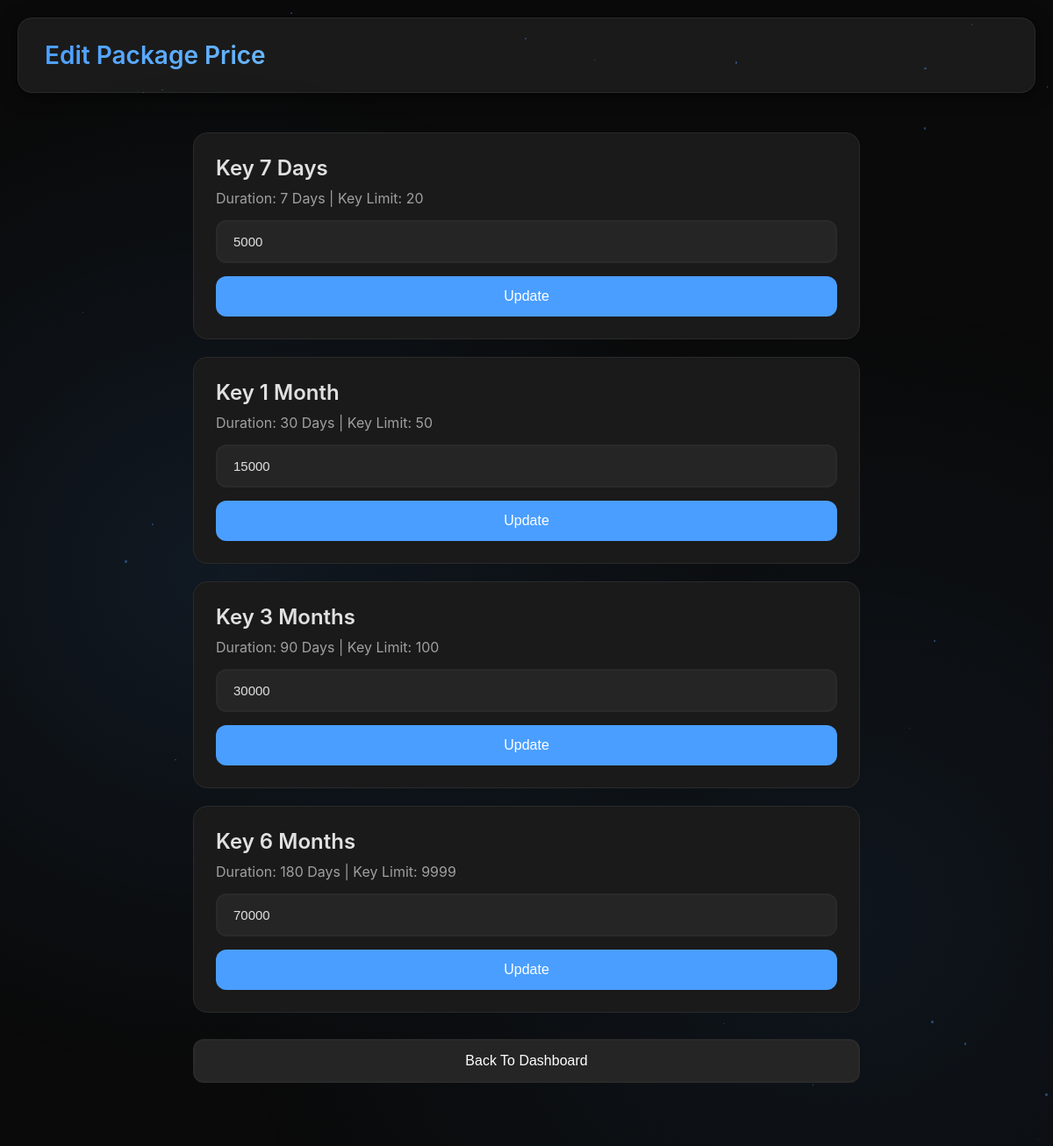
The page /edit_plans.php (signed in) on the database its author committed.
### tables this page shows
CREATE TABLE plans (
        id INTEGER PRIMARY KEY AUTOINCREMENT,
        name TEXT NOT NULL,
        duration INTEGER NOT NULL,
        price INTEGER NOT NULL,
        key_limit INTEGER NOT NULL
    );

### admin.php (called while the page is built, shortened)
<?php
function getPlans() {
    $db = getDb();
    $stmt = $db->query('SELECT * FROM plans ORDER BY duration ASC');
    return $stmt->fetchAll(PDO::FETCH_ASSOC);
}
?>

### edit_plans.php (the view, shortened to what this page needs)
<?php
require_once 'admin.php';
$plans = getPlans();
?>
<!DOCTYPE html>
<html>
<head>
    <link rel="stylesheet" href="style.css">
</head>
<body class="dashboard-body">
    <div class="particles"></div>
    <div class="header">
        <h1>Edit Package Price</h1>
    </div>
    <div class="container" style="max-width: 800px; margin: 20px auto;">
        <?php foreach ($plans as $plan): ?>
        <div class="plan-edit-card">
            <h2><?= htmlspecialchars($plan['name']) ?></h2>
            <p>Duration: <?= $plan['duration'] ?> Days | Key Limit: <?= $plan['key_limit'] ?></p>
            <form method="POST">
                <input type="number" name="price" value="<?= $plan['price'] ?>" placeholder="Price (VNĐ)" required>
                <button type="submit" class="btn">Update</button>
            </form>
        </div>
        <?php endforeach; ?>
        <button onclick="location.href='dashboard.php'" class="btn btn-secondary" style="width: 100%; margin-top: 10px;">Back To Dashboard</button>
    </div>
</body>
</html>

### style.css (style rules this page uses)
* { margin: 0; padding: 0; box-sizing: border-box; }
:root { --bg-dark: #0a0a0a; --bg-card: #1a1a1a; --bg-hover: #252525; --text-primary: #e0e0e0; --text-secondary: #a0a0a0; --accent: #4a9eff; --accent-hover: #3a8eef; --success: #4caf50; --danger: #f44336; --border: #2a2a2a; }
body { font-family: -apple-system, BlinkMacSystemFont, 'Segoe UI', Roboto, 'Helvetica Neue', Arial, sans-serif; background: var(--bg-dark); color: var(--text-primary); min-height: 100vh; display: flex; justify-content: center; align-items: center; position: relative; overflow-x: hidden; }
.dashboard-body { display: block; padding: 20px; align-items: flex-start; }
.particles { position: fixed; top: 0; left: 0; width: 100%; height: 100%; pointer-events: none; z-index: 0; background: radial-gradient(circle at 20% 50%, rgba(74, 158, 255, 0.1) 0%, transparent 50%), radial-gradient(circle at 80% 80%, rgba(74, 158, 255, 0.08) 0%, transparent 50%); animation: particleMove 20s ease-in-out infinite; }
.container { position: relative; z-index: 1; width: 100%; max-width: 450px; padding: 20px; }
h1 { font-size: 32px; font-weight: 600; margin-bottom: 30px; text-align: center; background: linear-gradient(135deg, var(--accent), #6ab7ff); -webkit-background-clip: text; -webkit-text-fill-color: transparent; background-clip: text; }
h2 { font-size: 24px; font-weight: 600; margin-bottom: 25px; color: var(--text-primary); }
input[type="email"], input[type="password"], input[type="text"], input[type="number"], select { width: 100%; padding: 14px 18px; margin: 12px 0; background: var(--bg-hover); border: 2px solid var(--border); border-radius: 12px; color: var(--text-primary); font-size: 15px; transition: all 0.3s cubic-bezier(0.4, 0, 0.2, 1); outline: none; }
.btn { width: 100%; padding: 14px; margin: 12px 0; background: var(--accent); color: white; border: none; border-radius: 12px; font-size: 16px; font-weight: 500; cursor: pointer; transition: all 0.3s cubic-bezier(0.4, 0, 0.2, 1); position: relative; overflow: hidden; }
.btn::before { content: ''; position: absolute; top: 50%; left: 50%; width: 0; height: 0; border-radius: 50%; background: rgba(255, 255, 255, 0.2); transform: translate(-50%, -50%); transition: width 0.6s, height 0.6s; }
.btn-secondary { background: var(--bg-hover); border: 2px solid var(--border); }
.header { background: var(--bg-card); padding: 25px 30px; border-radius: 16px; border: 1px solid var(--border); margin-bottom: 25px; display: flex; justify-content: space-between; align-items: center; flex-wrap: wrap; gap: 15px; box-shadow: 0 4px 20px rgba(0, 0, 0, 0.5); animation: slideDown 0.5s cubic-bezier(0.16, 1, 0.3, 1); }
.header h1 { margin: 0; font-size: 28px; background: linear-gradient(135deg, var(--accent), #6ab7ff); -webkit-background-clip: text; -webkit-text-fill-color: transparent; background-clip: text; }
.plan-edit-card { background: var(--bg-card); padding: 25px; border-radius: 16px; border: 1px solid var(--border); margin-bottom: 20px; }
.plan-edit-card h2 { margin-bottom: 10px; }
.plan-edit-card p { color: var(--text-secondary); margin-bottom: 15px; }
.plan-edit-card form { display: flex; flex-direction: column; gap: 15px; }
.plan-edit-card form input[type="number"] { width: 100%; margin: 0; }
.plan-edit-card form button { width: 100%; margin: 0; }

### rows shown on the page
plans: name "Key 7 Days", duration "7", key_limit "20", price "5000"
plans: name "Key 1 Month", duration "30", key_limit "50", price "15000"
plans: name "Key 3 Months", duration "90", key_limit "100", price "30000"
plans: name "Key 6 Months", duration "180", key_limit "9999", price "70000"
